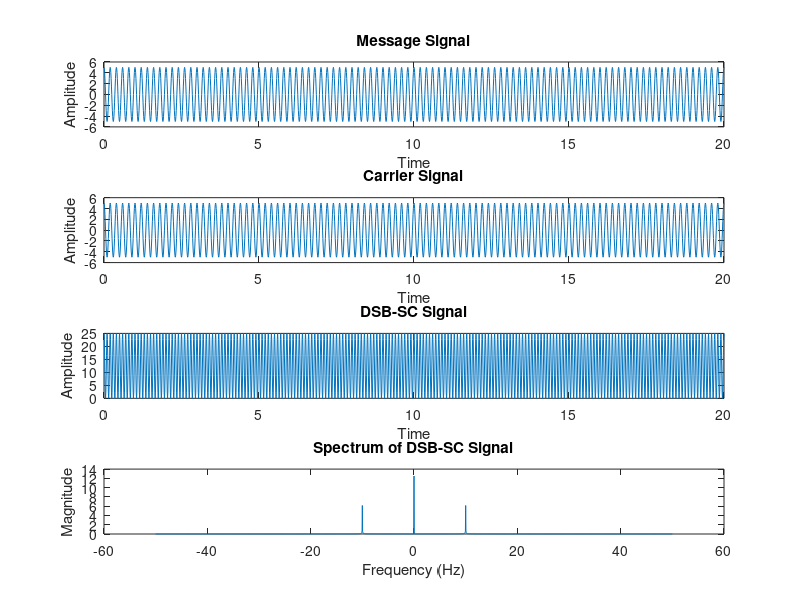

Write MATLAB code to recreate this figure.
clc; clear; close all;

msg_freq = input('Enter message signal frequency (Hz): ');
car_freq = input('Enter carrier signal frequency (Hz): ');
msg_amp = input('Enter message signal amplitude: ');
car_amp = input('Enter carrier signal amplitude: ');

fs = 20 * car_freq;                    
t_end = 100 / car_freq;              
t = 0 : 1/fs : t_end;                % Time vector
message = msg_amp * cos(2*pi*msg_freq*t);       
carrier = car_amp * cos(2*pi*car_freq*t);        
dsbsc_signal = message .* carrier;                % DSB-SC signal


N = length(dsbsc_signal);
DSB_FFT = fft(dsbsc_signal, N);
DSB_FFT_shifted = fftshift(DSB_FFT);
DSB_spectrum = abs(DSB_FFT_shifted) / N;
f_axis = linspace(-fs/2, fs/2, N);

subplot(411);
plot(t, message);
title('Message Signal');
xlabel('Time'); ylabel('Amplitude');

subplot(412);
plot(t, carrier);
title('Carrier Signal');
xlabel('Time'); ylabel('Amplitude');

subplot(413);
plot(t, dsbsc_signal);
title('DSB-SC Signal');
xlabel('Time'); ylabel('Amplitude');

subplot(414);
plot(f_axis, DSB_spectrum);
title('Spectrum of DSB-SC Signal');
xlabel('Frequency (Hz)'); ylabel('Magnitude');
